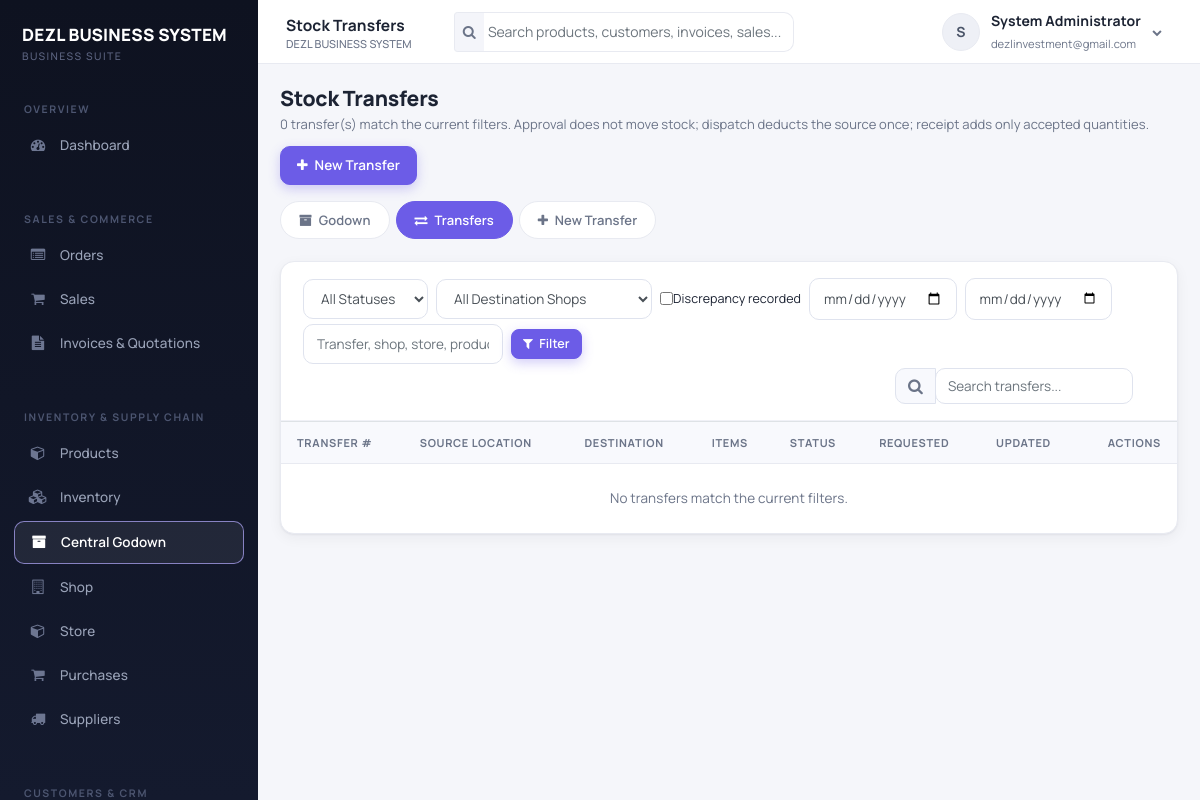
The app's page /godown-transfers.php (signed in), older data.
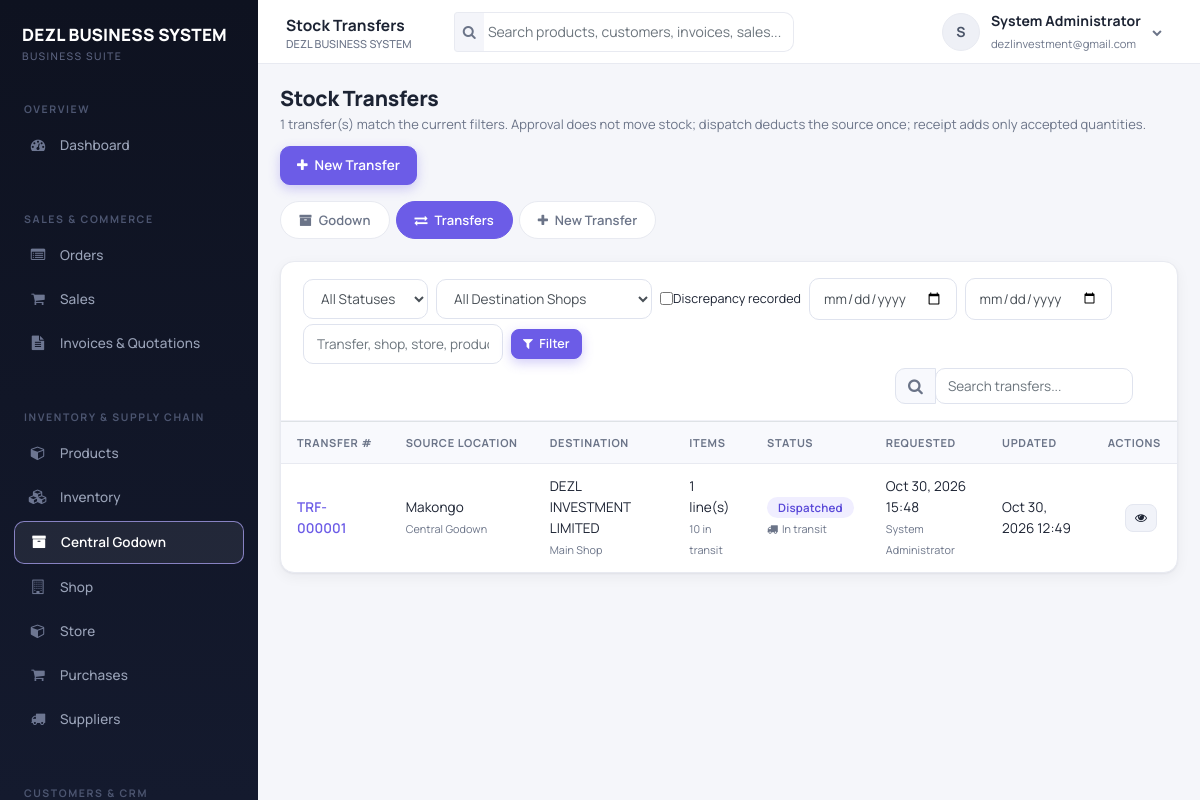
The same page, newer data.
### tables this page shows
CREATE TABLE `stock_transfers` (
  `transfer_id` int(10) UNSIGNED NOT NULL,
  `tenant_id` int(10) UNSIGNED NOT NULL,
  `transfer_number` varchar(50) NOT NULL,
  `source_warehouse_id` int(10) UNSIGNED NOT NULL,
  `destination_shop_id` int(10) UNSIGNED DEFAULT NULL,
  `destination_warehouse_id` int(10) UNSIGNED NOT NULL,
  `status` enum('draft','approved','dispatched','received','discrepancy','cancelled') NOT NULL DEFAULT 'draft',
  `has_discrepancy` tinyint(1) NOT NULL DEFAULT 0,
  `notes` text DEFAULT NULL,
  `cancel_reason` varchar(500) DEFAULT NULL,
  `discrepancy_resolution` text DEFAULT NULL,
  `requested_by` int(10) UNSIGNED DEFAULT NULL,
  `requested_at` datetime NOT NULL DEFAULT current_timestamp(),
  `approved_by` int(10) UNSIGNED DEFAULT NULL,
  `approved_at` datetime DEFAULT NULL,
  `dispatched_by` int(10) UNSIGNED DEFAULT NULL,
  `dispatched_at` datetime DEFAULT NULL,
  `received_by` int(10) UNSIGNED DEFAULT NULL,
  `received_at` datetime DEFAULT NULL,
  `discrepancy_resolved_by` int(10) UNSIGNED DEFAULT NULL,
  `discrepancy_resolved_at` datetime DEFAULT NULL,
  `cancelled_by` int(10) UNSIGNED DEFAULT NULL,
  `cancelled_at` datetime DEFAULT NULL,
  `created_at` timestamp NOT NULL DEFAULT current_timestamp(),
  `updated_at` timestamp NOT NULL DEFAULT current_timestamp() ON UPDATE current_timestamp()
);

CREATE TABLE `warehouses` (
  `warehouse_id` int(10) UNSIGNED NOT NULL,
  `tenant_id` int(10) UNSIGNED NOT NULL,
  `shop_id` int(10) UNSIGNED DEFAULT NULL,
  `name` varchar(191) NOT NULL,
  `code` varchar(50) DEFAULT NULL,
  `address` text DEFAULT NULL,
  `phone` varchar(50) DEFAULT NULL,
  `manager_user_id` int(10) UNSIGNED DEFAULT NULL,
  `is_active` tinyint(1) NOT NULL DEFAULT 1,
  `is_godown` tinyint(1) GENERATED ALWAYS AS (`location_type` = 'godown') VIRTUAL,
  `location_type` enum('store','godown') NOT NULL DEFAULT 'store',
  `created_at` timestamp NOT NULL DEFAULT current_timestamp(),
  `updated_at` timestamp NOT NULL DEFAULT current_timestamp() ON UPDATE current_timestamp(),
  `godown_tenant_key` int(10) UNSIGNED GENERATED ALWAYS AS (case when `location_type` = 'godown' and `is_active` = 1 then `tenant_id` else NULL end) STORED
);

CREATE TABLE `shops` (
  `shop_id` int(10) UNSIGNED NOT NULL,
  `tenant_id` int(10) UNSIGNED NOT NULL,
  `name` varchar(191) NOT NULL,
  `code` varchar(50) NOT NULL,
  `address` text DEFAULT NULL,
  `phone` varchar(50) DEFAULT NULL,
  `is_active` tinyint(1) NOT NULL DEFAULT 1,
  `created_at` timestamp NOT NULL DEFAULT current_timestamp(),
  `updated_at` timestamp NOT NULL DEFAULT current_timestamp() ON UPDATE current_timestamp()
);

### User.php (called while the page is built, shortened)
<?php
class User
{
    public $user_id;
    public $tenant_id;
    public static function getUserById($userId)
    {
        global $conn;
        $stmt = $conn->prepare("SELECT * FROM users WHERE user_id = ? LIMIT 1");
        $stmt->bind_param('i', $userId);
        $stmt->execute();
        $row = $stmt->get_result()->fetch_assoc();
        $user = new self();
        foreach ($row as $key => $value) {
            if (property_exists($user, $key)) $user->$key = $value;
        }
        $user->loadRoles();
        return $user;
    }
    private function loadRoles()
    {
        global $conn;
        $stmt = $conn->prepare(
            "SELECT r.role_id, r.name FROM user_roles ur
             JOIN roles r ON r.role_id = ur.role_id
             WHERE ur.user_id = ? AND ur.tenant_id = ?"
        );
        $stmt->bind_param('ii', $this->user_id, $this->tenant_id);
        $stmt->execute();
        $result = $stmt->get_result();
        while ($row = $result->fetch_assoc()) {
            $this->roles[] = $row['name'];
        }
    }
}

### auth_check.php (called while the page is built, shortened)
<?php
$current_user = User::getUserById($_SESSION['user_id']);

### helpers.php (called while the page is built, shortened)
<?php
function e($value) {
    return htmlspecialchars((string)$value, ENT_QUOTES, 'UTF-8');
}
function can($permission) {
    global $current_user;
    return $current_user && $current_user->hasPermission($permission);
}
function tenant_admin_scope() {
    return can('manage_users') || can('manage_settings');
}
function accessible_shops($tenant_id = null, $include_inactive = false) {
    global $current_user;
    $tenant_id = $tenant_id === null ? (int)$current_user->tenant_id : (int)$tenant_id;
    $active_sql = $include_inactive ? '' : ' AND s.is_active = 1';
    if (tenant_admin_scope()) {
        return fetch_all(
            "SELECT s.* FROM shops s WHERE s.tenant_id = ?{$active_sql} ORDER BY s.name",
            $tenant_id
        );
    }
    return fetch_all(
        "SELECT s.* FROM shops s
         JOIN user_shops us ON us.shop_id = s.shop_id AND us.tenant_id = s.tenant_id
         WHERE s.tenant_id = ? AND us.user_id = ?{$active_sql}
         ORDER BY s.name",
        $tenant_id,
        $current_user->user_id
    );
}
function format_quantity($value) {
    $formatted = number_format((float)$value, 2, '.', '');
    $formatted = rtrim(rtrim($formatted, '0'), '.');
    return $formatted === '' || $formatted === '-0' ? '0' : $formatted;
}
function godown_transfer_statuses() {
    return [
        'draft'       => 'Requested',
        'approved'    => 'Approved',
        'dispatched'  => 'Dispatched',
        'received'    => 'Received',
        'discrepancy' => 'Discrepancy',
        'cancelled'   => 'Cancelled',
    ];
}
function godown_transfer_status_label($status) {
    $labels = godown_transfer_statuses();
    return $labels[$status] ?? ucwords(str_replace('_', ' ', (string)$status));
}
function godown_transfer_status_class($status) {
    $map = [
        'draft'       => 'warning',
        'approved'    => 'info',
        'dispatched'  => 'primary',
        'received'    => 'success',
        'discrepancy' => 'danger',
        'cancelled'   => 'secondary',
    ];
    return $map[$status] ?? 'secondary';
}
function fetch_all($sql, ...$params) {
    global $conn;
    $stmt = $conn->prepare($sql);
    if ($params) {
        $types = '';
        foreach ($params as $p) {
            $types .= is_int($p) ? 'i' : (is_float($p) ? 'd' : 's');
        }
        $stmt->bind_param($types, ...$params);
    }
    $stmt->execute();
    $rows = $stmt->get_result()->fetch_all(MYSQLI_ASSOC);
    return $rows;
}

### godown-transfers.php (the view, shortened to what the changed rows need)
<?php
require_once 'header.php';
require_once 'auth_check.php';
$tenant_id = (int)$current_user->tenant_id;
$sql = "SELECT t.*,
               s.name destination_shop_name, s.code destination_shop_code,
               w.name destination_store_name,
               sw.name source_warehouse_name, sw.code source_warehouse_code, sw.location_type source_location_type,
               ssw.name source_shop_name,
               TRIM(CONCAT(COALESCE(ur.first_name, ''), ' ', COALESCE(ur.last_name, ''))) requested_by_name,
               ur.username requested_by_username,
               (SELECT COUNT(*) FROM stock_transfer_items ti
                 WHERE ti.transfer_id = t.transfer_id AND ti.tenant_id = t.tenant_id) item_count,
               (SELECT COALESCE(SUM(ti.requested_quantity), 0) FROM stock_transfer_items ti
                 WHERE ti.transfer_id = t.transfer_id AND ti.tenant_id = t.tenant_id) requested_quantity,
               (SELECT COALESCE(SUM(ti.dispatched_quantity), 0) FROM stock_transfer_items ti
                 WHERE ti.transfer_id = t.transfer_id AND ti.tenant_id = t.tenant_id) dispatched_quantity,
               (SELECT COALESCE(SUM(ti.received_quantity), 0) FROM stock_transfer_items ti
                 WHERE ti.transfer_id = t.transfer_id AND ti.tenant_id = t.tenant_id) received_quantity
        FROM stock_transfers t
        JOIN shops s ON s.shop_id = t.destination_shop_id AND s.tenant_id = t.tenant_id
        JOIN warehouses w ON w.warehouse_id = t.destination_warehouse_id AND w.tenant_id = t.tenant_id
        JOIN warehouses sw ON sw.warehouse_id = t.source_warehouse_id AND sw.tenant_id = t.tenant_id
        LEFT JOIN shops ssw ON ssw.shop_id = sw.shop_id AND ssw.tenant_id = sw.tenant_id
        LEFT JOIN users ur ON ur.user_id = t.requested_by
        WHERE t.tenant_id = ?";
$params = [$tenant_id];
$sql .= ' ORDER BY t.requested_at DESC, t.transfer_id DESC';
$transfers = fetch_all($sql, ...$params);
require_once 'navbar.php';
?>
<div class="page-head">
    <div>
        <h1 class="page-title">Stock Transfers</h1>
        <div class="page-sub"><?php echo count($transfers); ?> transfer(s) match the current filters. Approval does not move stock; dispatch deducts the source once; receipt adds only accepted quantities.</div>
    </div>
</div>
<div class="card">
    <div class="card-body p-0">
        <div class="table-responsive">
            <table class="table table-hover data-table">
                <thead>
                    <tr>
                        <th>Transfer #</th><th>Source Location</th><th>Destination</th><th>Items</th>
                        <th>Status</th><th>Requested</th><th>Updated</th><th class="text-right">Actions</th>
                    </tr>
                </thead>
                <tbody>
                <?php foreach ($transfers as $transfer): ?>
                    <tr>
                        <td class="font-weight-semibold">
                            <a href="godown-transfer-view.php?id=<?php echo (int)$transfer['transfer_id']; ?>"><?php echo e($transfer['transfer_number']); ?></a>
                        </td>
                        <td>
                            <?php echo e($transfer['source_warehouse_name']); ?>
                            <br><small class="text-muted"><?php echo e($transfer['source_shop_name'] ?: ((string)$transfer['source_location_type'] === 'godown' ? 'Central Godown' : 'Store')); ?></small>
                        </td>
                        <td>
                            <?php echo e($transfer['destination_shop_name']); ?>
                            <br><small class="text-muted"><?php echo e($transfer['destination_store_name']); ?></small>
                        </td>
                        <td>
                            <?php echo (int)$transfer['item_count']; ?> line(s)
                            <br><small class="text-muted">
                                <?php if (in_array($transfer['status'], ['received', 'discrepancy'], true)): ?>
                                    <?php echo e(format_quantity($transfer['received_quantity'])); ?> accepted
                                <?php elseif ($transfer['status'] === 'dispatched'): ?>
                                    <?php echo e(format_quantity($transfer['dispatched_quantity'])); ?> in transit
                                <?php else: ?>
                                    <?php echo e(format_quantity($transfer['requested_quantity'])); ?> requested
                                <?php endif; ?>
                            </small>
                        </td>
                        <td>
                            <span class="badge badge-<?php echo e(godown_transfer_status_class($transfer['status'])); ?>"><?php echo e(godown_transfer_status_label($transfer['status'])); ?></span>
                            <?php if ($transfer['status'] === 'dispatched'): ?>
                                <br><small class="text-muted"><i class="fa fa-truck mr-1"></i>In transit</small>
                            <?php endif; ?>
                        </td>
                        <td>
                            <?php echo e(date('M d, Y H:i', strtotime($transfer['requested_at']))); ?>
                            <br><small class="text-muted"><?php echo e(trim((string)$transfer['requested_by_name']) ?: ($transfer['requested_by_username'] ?: 'Unknown user')); ?></small>
                        </td>
                        <td><?php echo e(date('M d, Y H:i', strtotime($transfer['updated_at']))); ?></td>
                        <td class="text-right">
                            <a href="godown-transfer-view.php?id=<?php echo (int)$transfer['transfer_id']; ?>" class="btn btn-action btn-light" title="View"><i class="fa fa-eye"></i></a>
                        </td>
                    </tr>
                <?php endforeach; ?>
                <?php if (!$transfers): ?>
                    <tr><td colspan="8" class="text-center text-muted py-4">No transfers match the current filters.</td></tr>
                <?php endif; ?>
                </tbody>
            </table>
        </div>
    </div>
</div>
<?php require_once 'footer.php'; ?>

Row changes from the older to the newer data that the page shows:
added stock_transfers: transfer_number "TRF-000001", source_warehouse.name "Makongo", source_location_type "Central Godown", destination_shop.name "DEZL INVESTMENT LIMITED", destination_warehouse.name "Main Shop", item_count "1", dispatched_quantity "10", status "Dispatched", shows "In transit", requested_at "Oct 30, 2026 15:48", requested_by_username "System Administrator", updated_at "Oct 30, 2026 12:49"
Text that changed along with them:
count($transfers): "0" → "1"
text no longer shown: "No transfers match the current filters."
